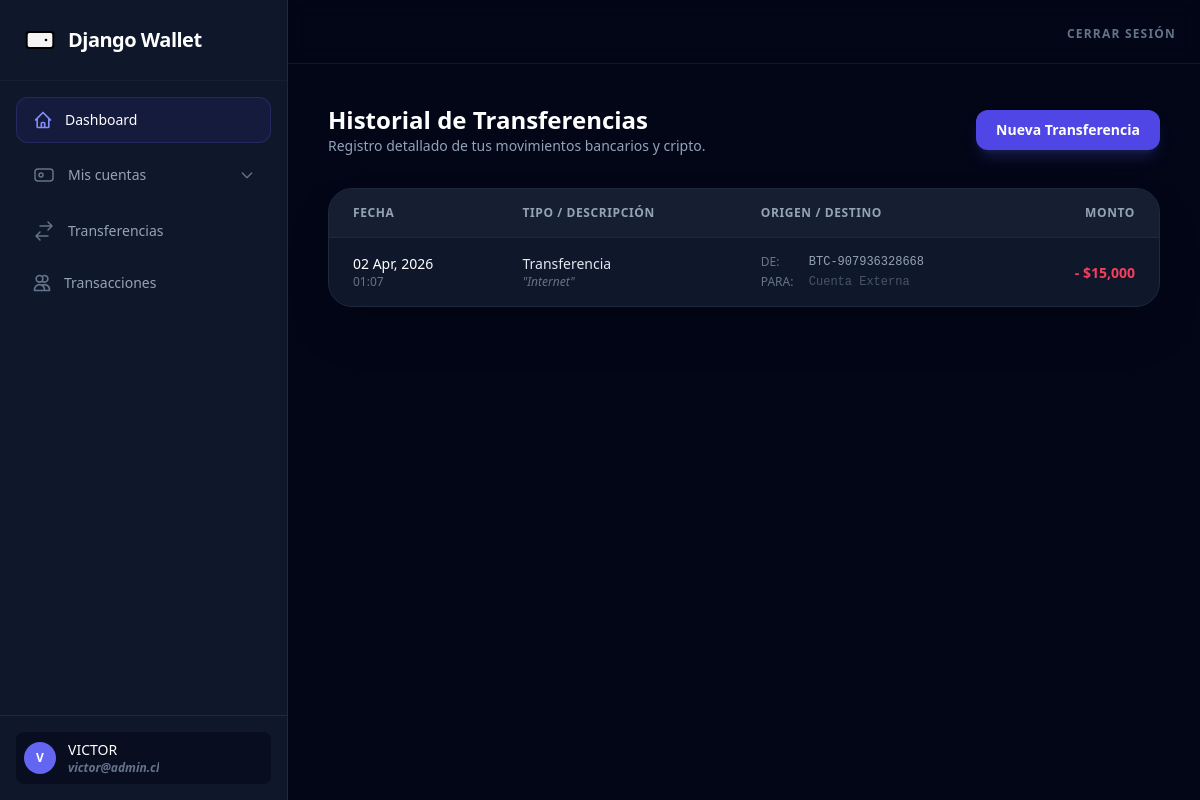
Before: /transacciones/ (signed in) with the older database file.
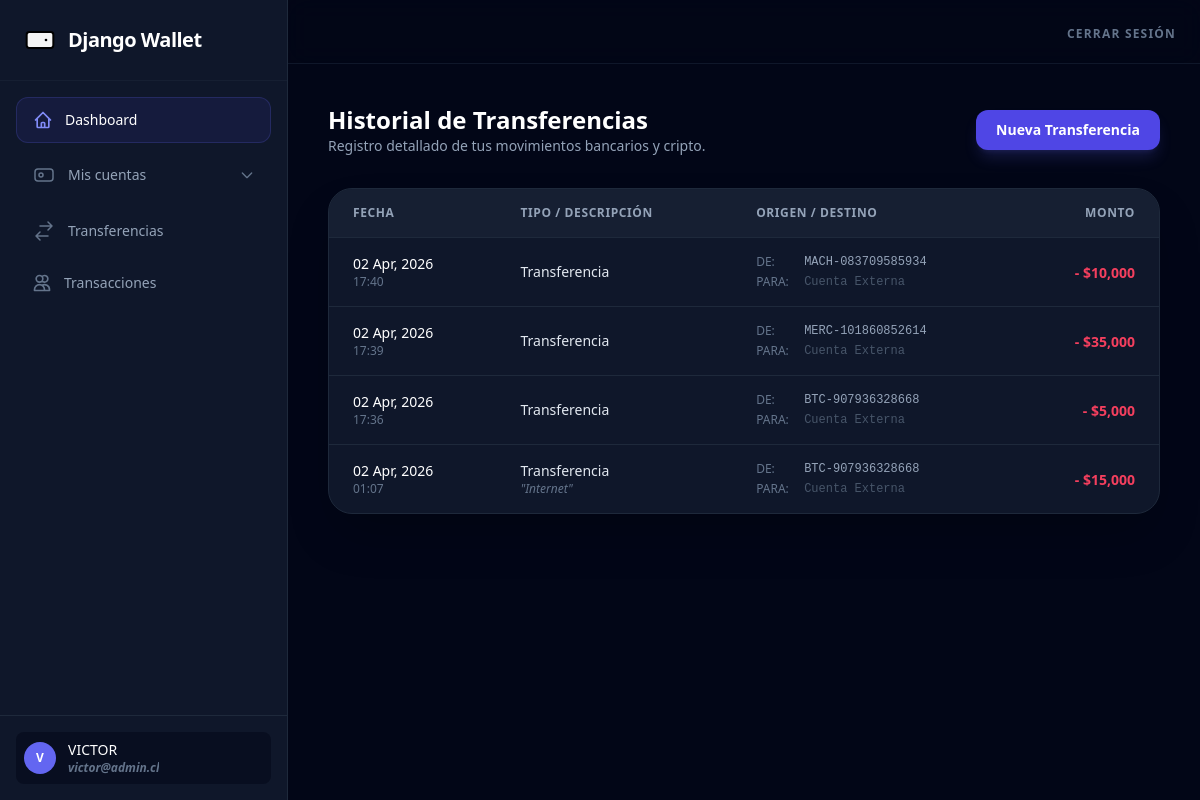
After: the same page with the newer database file.
### gestion/models.py (models this page shows, shortened)
class Transaccion(models.Model):
    TIPO_CHOICES = [
        ('deposito', 'Depósito'),
        ('retiro', 'Retiro'),
        ('transferencia', 'Transferencia'),
    ]
    cuenta_origen = models.ForeignKey(
        Cuenta,
        on_delete=models.PROTECT,
        related_name='transacciones_realizadas'
    )
    cuenta_destino = models.ForeignKey(
        Cuenta,
        on_delete=models.PROTECT,
        related_name='transacciones_recibidas',
        null=True,
        blank=True
    )
    tipo = models.CharField(max_length=15, choices=TIPO_CHOICES)
    monto = models.DecimalField(max_digits=12, decimal_places=2)
    fecha_transaccion = models.DateTimeField(auto_now_add=True)
    descripcion = models.TextField(blank=True, null=True)

class Cuenta(models.Model):
    cliente = models.ForeignKey(
        Cliente,
        on_delete=models.PROTECT,
        related_name='cuentas'
    )
    TIPO_CUENTA_CHOICES = [
        ('BCI', 'Banco BCI'),
        ('SANT', 'Banco Santander'),
        ('ESTD', 'Banco Estado'),
        ('CHIL', 'Banco de Chile'),
        ('MERC', 'Mercado Pago'),
        ('MACH', 'MACH (Bci)'),
        ('TENP', 'Tenpo'),
        ('BTC', 'Bitcoin (BTC)'),
        ('ETH', 'Ethereum (ETH)'),
        ('USDT', 'Tether (USDT)'),
    ]
    tipo = models.CharField(max_length=10, choices=TIPO_CUENTA_CHOICES, default='BCI')
    numero = models.CharField(max_length=20, unique=True)
    saldo_disponible = models.IntegerField(default=0)
    activa = models.BooleanField(default=True)
    fecha_creacion = models.DateTimeField(auto_now_add=True)

### gestion/views.py (the view)
# urls.py: path('transacciones/', views.transacciones, name='transacciones'),
@login_required
def transacciones(request):
    transacciones = Transaccion.objects.filter(
        Q(cuenta_origen__cliente=request.user.cliente) |
        Q(cuenta_destino__cliente=request.user.cliente)
    ).select_related('cuenta_origen', 'cuenta_destino').order_by('-fecha_transaccion')
    return render(request, 'gestion/transacciones.html', {'transacciones': transacciones})

### templates/gestion/transacciones.html (shortened to what the changed rows need)
{% extends 'layout.html' %}
{% block content %}
{% load humanize %}
    <div class="max-w-6xl mx-auto">
        <div class="flex flex-col md:flex-row md:items-center justify-between mb-8 gap-4">
            <div>
                <h2 class="text-2xl font-bold text-white">Historial de Transferencias</h2>
            </div>
        </div>
        <div class="bg-slate-900 border border-slate-800 rounded-3xl overflow-hidden shadow-2xl">
            <div class="overflow-x-auto">
                <table class="w-full text-left border-collapse">
                    <thead>
                        <tr class="bg-slate-800/50 border-b border-slate-800">
                            <th class="px-6 py-4 text-xs font-semibold text-slate-400 uppercase tracking-wider">Fecha</th>
                            <th class="px-6 py-4 text-xs font-semibold text-slate-400 uppercase tracking-wider">Tipo / Descripción</th>
                            <th class="px-6 py-4 text-xs font-semibold text-slate-400 uppercase tracking-wider">Origen / Destino</th>
                            <th class="px-6 py-4 text-xs font-semibold text-slate-400 uppercase tracking-wider text-right">Monto</th>
                        </tr>
                    </thead>
                    <tbody class="divide-y divide-slate-800">
                        {% for transaccion in transacciones %}
                        <tr class="hover:bg-slate-800/30 transition-colors">
                            <td class="px-6 py-4 whitespace-nowrap">
                                <div class="text-sm text-white">{{ transaccion.fecha_transaccion|date:"d M, Y" }}</div>
                                <div class="text-xs text-slate-500">{{ transaccion.fecha_transaccion|time:"H:i" }}</div>
                            </td>
                            <td class="px-6 py-4">
                                <div class="text-sm font-medium text-slate-200">
                                    {{ transaccion.get_tipo_display }}
                                </div>
                                {% if transaccion.descripcion %}
                                    <div class="text-xs text-slate-500 italic truncate max-w-[200px]">
                                        "{{ transaccion.descripcion }}"
                                    </div>
                                {% endif %}
                            </td>
                            <td class="px-6 py-4">
                                <div class="flex flex-col space-y-1">
                                    <div class="flex items-center text-xs text-slate-400">
                                        <span class="w-12 text-slate-500 uppercase">De:</span>
                                        <span class="font-mono">{{ transaccion.cuenta_origen.numero }}</span>
                                    </div>
                                    <div class="flex items-center text-xs text-slate-400">
                                        <span class="w-12 text-slate-500 uppercase">Para:</span>
                                        <span class="font-mono">
                                            {% if transaccion.cuenta_destino %}
                                                {{ transaccion.cuenta_destino.numero }}
                                            {% else %}
                                                <span class="text-slate-600">Cuenta Externa</span>
                                            {% endif %}
                                        </span>
                                    </div>
                                </div>
                            </td>
                            <td class="px-6 py-4 whitespace-nowrap text-right">
                                {% if transaccion.cuenta_origen.cliente.user == request.user %}
                                    <span class="text-sm font-bold text-rose-500">
                                        - ${{ transaccion.monto|floatformat:0|intcomma }}
                                    </span>
                                {% else %}
                                    <span class="text-sm font-bold text-emerald-500">
                                        + ${{ transaccion.monto|floatformat:0|intcomma }}
                                    </span>
                                {% endif %}
                            </td>
                        </tr>
                        {% endfor %}
                    </tbody>
                </table>
            </div>
        </div>
    </div>
{% endblock %}

Changed rows visible on the page:
added Transaccion: shows "Cuenta Externa"
added Transaccion: shows "Cuenta Externa"
added Transaccion: shows "Cuenta Externa"
